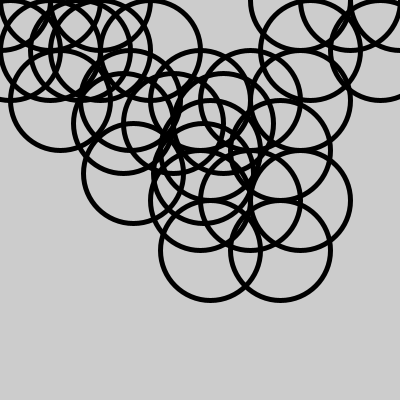
Frame 1 (no input)
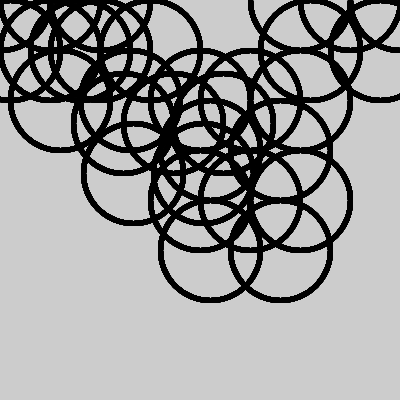
Frame 60 (the mouse pressed at the canvas centre just before this capture)
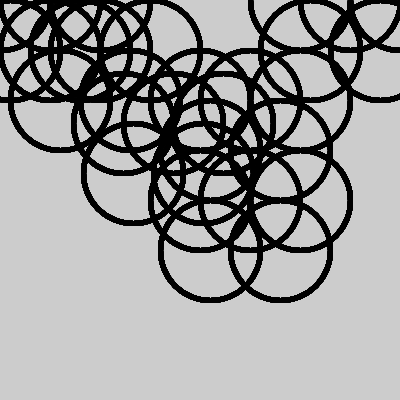
Frame 120 (the mouse held since frame 60 and released just before this capture)

The Processing sketch that drew these frames (run headless with seeded random() and noise(); from frame 60 on, the mouse is pressed at the canvas centre):

// Processing sketch: aula11_grupo2_exercicio02
// ── aula11_grupo2_exercicio02.pde
void setup(){size(400,400);}

void draw(){
argola(50,50);//7 1000
argola(200,200);
argola(300,0);
argola(0,0);
argola(200,100);
argola(123,123);
}

// ── olimpicos.pde
void argola(float azul, float wth){
  noFill();
  strokeWeight(5);
ellipse(azul,wth,100,100); //50,50
ellipse(azul+50,wth,100,100);
ellipse(azul+100,wth,100,100);
ellipse(azul+10,wth+50,100,100);
ellipse(azul+80,wth+50,100,100);
}
